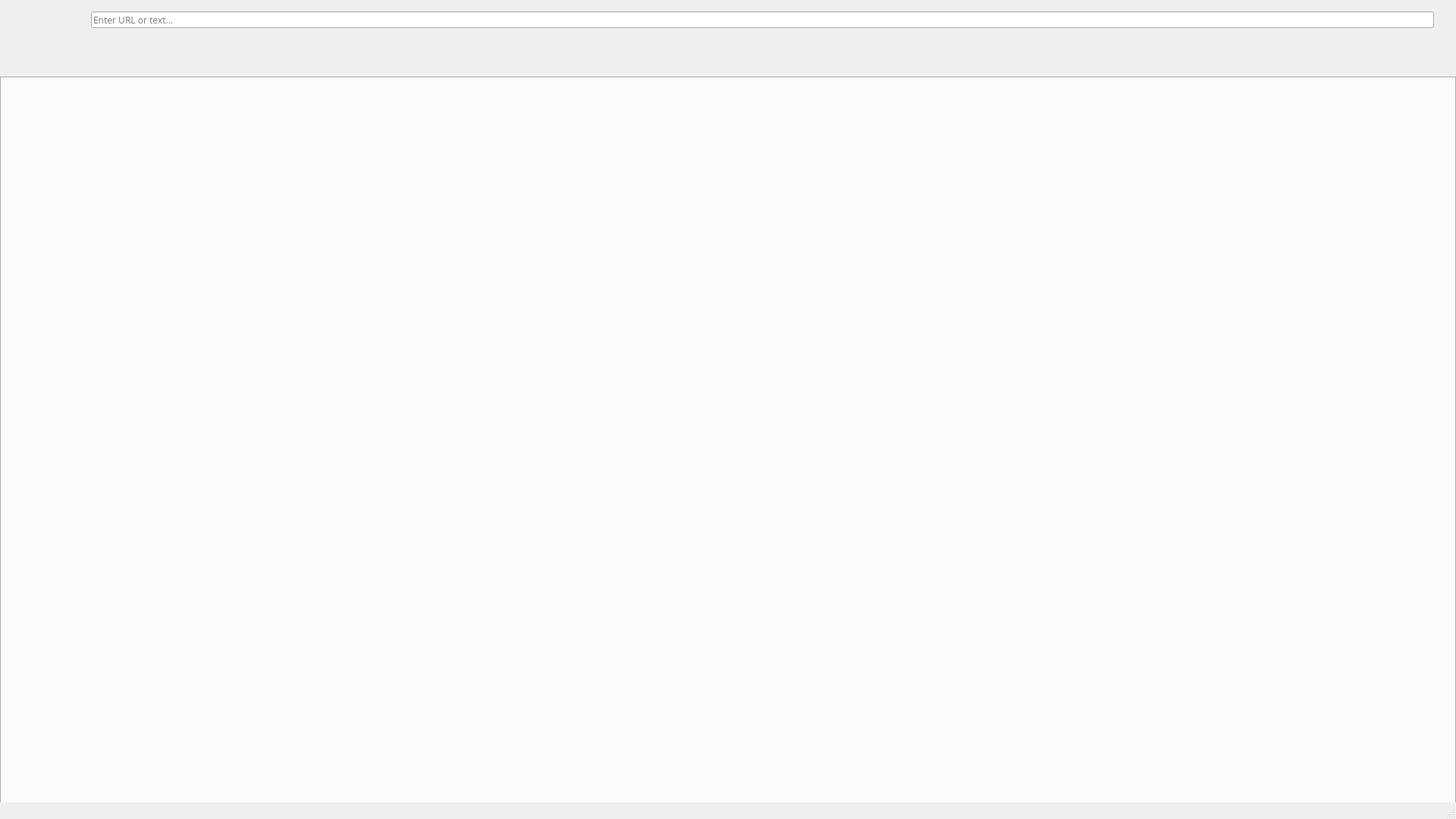
<?xml version="1.0" encoding="UTF-8"?>
<ui version="4.0">
 <class>AnkaBrowser</class>
 <widget class="QMainWindow" name="AnkaBrowser">
  <property name="geometry">
   <rect>
    <x>0</x>
    <y>0</y>
    <width>1920</width>
    <height>1080</height>
   </rect>
  </property>
  <property name="cursor">
   <cursorShape>PointingHandCursor</cursorShape>
  </property>
  <property name="windowTitle">
   <string>Anka</string>
  </property>
  <property name="windowIcon">
   <iconset resource="resources.qrc">
    <normaloff>:/public/img/logo.png</normaloff>:/public/img/logo.png</iconset>
  </property>
  <property name="unifiedTitleAndToolBarOnMac">
   <bool>false</bool>
  </property>
  <widget class="QWidget" name="centralwidget">
   <widget class="QPushButton" name="back_button">
    <property name="geometry">
     <rect>
      <x>0</x>
      <y>15</y>
      <width>20</width>
      <height>20</height>
     </rect>
    </property>
    <property name="maximumSize">
     <size>
      <width>20</width>
      <height>20</height>
     </size>
    </property>
    <property name="cursor">
     <cursorShape>PointingHandCursor</cursorShape>
    </property>
    <property name="styleSheet">
     <string notr="true">background-color: transparent; border: none;</string>
    </property>
    <property name="text">
     <string/>
    </property>
    <property name="icon">
     <iconset resource="resources.qrc">
      <normaloff>:/public/img/back.png</normaloff>:/public/img/back.png</iconset>
    </property>
    <property name="iconSize">
     <size>
      <width>20</width>
      <height>20</height>
     </size>
    </property>
    <property name="flat">
     <bool>true</bool>
    </property>
   </widget>
   <widget class="QPushButton" name="forward_button">
    <property name="geometry">
     <rect>
      <x>25</x>
      <y>15</y>
      <width>20</width>
      <height>20</height>
     </rect>
    </property>
    <property name="maximumSize">
     <size>
      <width>20</width>
      <height>20</height>
     </size>
    </property>
    <property name="cursor">
     <cursorShape>PointingHandCursor</cursorShape>
    </property>
    <property name="styleSheet">
     <string notr="true">background-color: transparent; border: none;</string>
    </property>
    <property name="text">
     <string/>
    </property>
    <property name="icon">
     <iconset resource="resources.qrc">
      <normaloff>:/public/img/forward.png</normaloff>:/public/img/forward.png</iconset>
    </property>
    <property name="iconSize">
     <size>
      <width>20</width>
      <height>20</height>
     </size>
    </property>
    <property name="flat">
     <bool>true</bool>
    </property>
   </widget>
   <widget class="QPushButton" name="newtab_button">
    <property name="geometry">
     <rect>
      <x>50</x>
      <y>15</y>
      <width>20</width>
      <height>20</height>
     </rect>
    </property>
    <property name="maximumSize">
     <size>
      <width>20</width>
      <height>20</height>
     </size>
    </property>
    <property name="cursor">
     <cursorShape>PointingHandCursor</cursorShape>
    </property>
    <property name="styleSheet">
     <string notr="true">background-color: transparent; border: none;</string>
    </property>
    <property name="text">
     <string/>
    </property>
    <property name="icon">
     <iconset resource="resources.qrc">
      <normaloff>:/public/img/newtab.png</normaloff>:/public/img/newtab.png</iconset>
    </property>
    <property name="iconSize">
     <size>
      <width>20</width>
      <height>20</height>
     </size>
    </property>
    <property name="flat">
     <bool>true</bool>
    </property>
   </widget>
   <widget class="QPushButton" name="reload_button">
    <property name="geometry">
     <rect>
      <x>75</x>
      <y>15</y>
      <width>20</width>
      <height>20</height>
     </rect>
    </property>
    <property name="maximumSize">
     <size>
      <width>20</width>
      <height>20</height>
     </size>
    </property>
    <property name="cursor">
     <cursorShape>PointingHandCursor</cursorShape>
    </property>
    <property name="styleSheet">
     <string notr="true">background-color: transparent; border: none;</string>
    </property>
    <property name="text">
     <string/>
    </property>
    <property name="icon">
     <iconset resource="resources.qrc">
      <normaloff>:/public/img/reload.png</normaloff>:/public/img/reload.png</iconset>
    </property>
    <property name="iconSize">
     <size>
      <width>20</width>
      <height>20</height>
     </size>
    </property>
    <property name="flat">
     <bool>true</bool>
    </property>
   </widget>
   <widget class="QLineEdit" name="url_bar">
    <property name="geometry">
     <rect>
      <x>120</x>
      <y>15</y>
      <width>1771</width>
      <height>22</height>
     </rect>
    </property>
    <property name="sizePolicy">
     <sizepolicy hsizetype="Expanding" vsizetype="Fixed">
      <horstretch>0</horstretch>
      <verstretch>0</verstretch>
     </sizepolicy>
    </property>
    <property name="font">
     <font>
      <family>Lexend</family>
     </font>
    </property>
    <property name="placeholderText">
     <string>Enter URL or text...</string>
    </property>
    <property name="clearButtonEnabled">
     <bool>true</bool>
    </property>
   </widget>
   <widget class="QPushButton" name="settings_button">
    <property name="geometry">
     <rect>
      <x>1895</x>
      <y>15</y>
      <width>20</width>
      <height>20</height>
     </rect>
    </property>
    <property name="sizePolicy">
     <sizepolicy hsizetype="Fixed" vsizetype="Fixed">
      <horstretch>0</horstretch>
      <verstretch>0</verstretch>
     </sizepolicy>
    </property>
    <property name="maximumSize">
     <size>
      <width>20</width>
      <height>20</height>
     </size>
    </property>
    <property name="cursor">
     <cursorShape>PointingHandCursor</cursorShape>
    </property>
    <property name="styleSheet">
     <string notr="true">background-color: transparent; border: none;</string>
    </property>
    <property name="text">
     <string/>
    </property>
    <property name="icon">
     <iconset resource="resources.qrc">
      <normaloff>:/public/img/settingsbar.png</normaloff>:/public/img/settingsbar.png</iconset>
    </property>
    <property name="iconSize">
     <size>
      <width>20</width>
      <height>20</height>
     </size>
    </property>
    <property name="flat">
     <bool>true</bool>
    </property>
   </widget>
   <widget class="QPushButton" name="bookmark_button">
    <property name="geometry">
     <rect>
      <x>100</x>
      <y>15</y>
      <width>20</width>
      <height>20</height>
     </rect>
    </property>
    <property name="styleSheet">
     <string notr="true">background-color: transparent; border: none;</string>
    </property>
    <property name="text">
     <string/>
    </property>
    <property name="icon">
     <iconset resource="resources.qrc">
      <normaloff>:/public/img/bookmark-regular.png</normaloff>:/public/img/bookmark-regular.png</iconset>
    </property>
    <property name="iconSize">
     <size>
      <width>20</width>
      <height>20</height>
     </size>
    </property>
    <property name="flat">
     <bool>true</bool>
    </property>
   </widget>
   <widget class="QWidget" name="horizontalLayoutWidget">
    <property name="geometry">
     <rect>
      <x>0</x>
      <y>39</y>
      <width>1921</width>
      <height>51</height>
     </rect>
    </property>
    <layout class="QHBoxLayout" name="bookmarksLayout">
     <item>
      <widget class="QWidget" name="bookmarksWidget" native="true">
       <property name="layoutDirection">
        <enum>Qt::LeftToRight</enum>
       </property>
      </widget>
     </item>
    </layout>
   </widget>
   <widget class="QWidget" name="verticalLayoutWidget">
    <property name="geometry">
     <rect>
      <x>0</x>
      <y>90</y>
      <width>1922</width>
      <height>1022</height>
     </rect>
    </property>
    <layout class="QVBoxLayout" name="verticalLayout">
     <item>
      <widget class="QTabWidget" name="tabs">
       <property name="enabled">
        <bool>true</bool>
       </property>
       <property name="sizePolicy">
        <sizepolicy hsizetype="Maximum" vsizetype="Maximum">
         <horstretch>0</horstretch>
         <verstretch>0</verstretch>
        </sizepolicy>
       </property>
       <property name="minimumSize">
        <size>
         <width>1920</width>
         <height>1000</height>
        </size>
       </property>
       <property name="autoFillBackground">
        <bool>false</bool>
       </property>
       <property name="styleSheet">
        <string notr="true"/>
       </property>
       <property name="tabPosition">
        <enum>QTabWidget::North</enum>
       </property>
       <property name="tabShape">
        <enum>QTabWidget::Rounded</enum>
       </property>
       <property name="currentIndex">
        <number>-1</number>
       </property>
       <property name="documentMode">
        <bool>false</bool>
       </property>
       <property name="tabsClosable">
        <bool>true</bool>
       </property>
       <property name="movable">
        <bool>true</bool>
       </property>
      </widget>
     </item>
    </layout>
   </widget>
  </widget>
  <widget class="QStatusBar" name="statusbar"/>
 </widget>
 <resources>
  <include location="resources.qrc"/>
 </resources>
 <connections/>
</ui>
